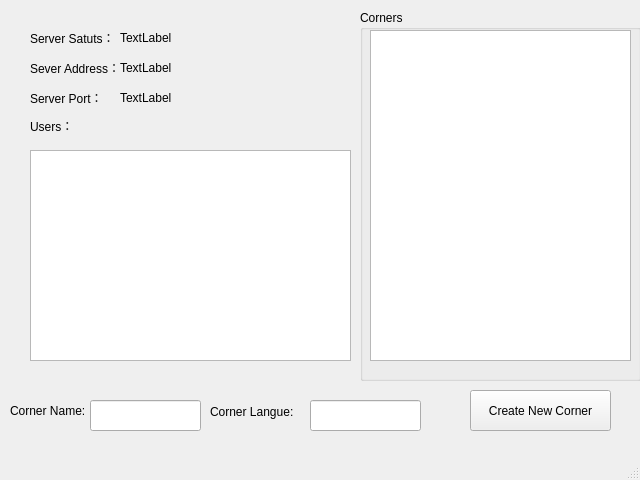
<?xml version="1.0" encoding="UTF-8"?>
<ui version="4.0">
 <class>MainWindow</class>
 <widget class="QMainWindow" name="MainWindow">
  <property name="geometry">
   <rect>
    <x>0</x>
    <y>0</y>
    <width>640</width>
    <height>480</height>
   </rect>
  </property>
  <property name="windowTitle">
   <string>Server</string>
  </property>
  <widget class="QWidget" name="centralwidget">
   <widget class="QPushButton" name="pushButton">
    <property name="geometry">
     <rect>
      <x>470</x>
      <y>390</y>
      <width>141</width>
      <height>41</height>
     </rect>
    </property>
    <property name="text">
     <string>Create New Corner</string>
    </property>
   </widget>
   <widget class="QGroupBox" name="groupBox">
    <property name="geometry">
     <rect>
      <x>360</x>
      <y>10</y>
      <width>281</width>
      <height>371</height>
     </rect>
    </property>
    <property name="title">
     <string>Corners</string>
    </property>
    <widget class="QListWidget" name="listWidget_2">
     <property name="geometry">
      <rect>
       <x>10</x>
       <y>20</y>
       <width>261</width>
       <height>331</height>
      </rect>
     </property>
    </widget>
   </widget>
   <widget class="QLabel" name="label">
    <property name="geometry">
     <rect>
      <x>10</x>
      <y>400</y>
      <width>81</width>
      <height>21</height>
     </rect>
    </property>
    <property name="text">
     <string>Corner Name:</string>
    </property>
   </widget>
   <widget class="QLineEdit" name="lineEdit">
    <property name="geometry">
     <rect>
      <x>90</x>
      <y>400</y>
      <width>111</width>
      <height>31</height>
     </rect>
    </property>
   </widget>
   <widget class="QLabel" name="label_2">
    <property name="geometry">
     <rect>
      <x>210</x>
      <y>402</y>
      <width>91</width>
      <height>20</height>
     </rect>
    </property>
    <property name="text">
     <string>Corner Langue:</string>
    </property>
   </widget>
   <widget class="QLineEdit" name="lineEdit_2">
    <property name="geometry">
     <rect>
      <x>310</x>
      <y>400</y>
      <width>111</width>
      <height>31</height>
     </rect>
    </property>
   </widget>
   <widget class="QLabel" name="label_3">
    <property name="geometry">
     <rect>
      <x>30</x>
      <y>30</y>
      <width>91</width>
      <height>16</height>
     </rect>
    </property>
    <property name="text">
     <string>Server Satuts：</string>
    </property>
   </widget>
   <widget class="QLabel" name="label_4">
    <property name="geometry">
     <rect>
      <x>30</x>
      <y>60</y>
      <width>91</width>
      <height>16</height>
     </rect>
    </property>
    <property name="text">
     <string>Sever Address：</string>
    </property>
   </widget>
   <widget class="QLabel" name="label_5">
    <property name="geometry">
     <rect>
      <x>30</x>
      <y>90</y>
      <width>81</width>
      <height>16</height>
     </rect>
    </property>
    <property name="text">
     <string>Server Port：</string>
    </property>
   </widget>
   <widget class="QLabel" name="label_6">
    <property name="geometry">
     <rect>
      <x>120</x>
      <y>30</y>
      <width>141</width>
      <height>16</height>
     </rect>
    </property>
    <property name="text">
     <string>TextLabel</string>
    </property>
   </widget>
   <widget class="QLabel" name="label_7">
    <property name="geometry">
     <rect>
      <x>120</x>
      <y>60</y>
      <width>141</width>
      <height>16</height>
     </rect>
    </property>
    <property name="text">
     <string>TextLabel</string>
    </property>
   </widget>
   <widget class="QLabel" name="label_8">
    <property name="geometry">
     <rect>
      <x>120</x>
      <y>90</y>
      <width>151</width>
      <height>16</height>
     </rect>
    </property>
    <property name="text">
     <string>TextLabel</string>
    </property>
   </widget>
   <widget class="QLabel" name="label_9">
    <property name="geometry">
     <rect>
      <x>30</x>
      <y>120</y>
      <width>54</width>
      <height>12</height>
     </rect>
    </property>
    <property name="text">
     <string>Users：</string>
    </property>
   </widget>
   <widget class="QListWidget" name="listWidget">
    <property name="geometry">
     <rect>
      <x>30</x>
      <y>150</y>
      <width>321</width>
      <height>211</height>
     </rect>
    </property>
   </widget>
  </widget>
  <widget class="QMenuBar" name="menubar">
   <property name="geometry">
    <rect>
     <x>0</x>
     <y>0</y>
     <width>640</width>
     <height>23</height>
    </rect>
   </property>
  </widget>
  <widget class="QStatusBar" name="statusbar"/>
 </widget>
 <resources/>
 <connections>
  <connection>
   <sender>pushButton</sender>
   <signal>clicked()</signal>
   <receiver>MainWindow</receiver>
   <slot>NewCorner()</slot>
   <hints>
    <hint type="sourcelabel">
     <x>478</x>
     <y>432</y>
    </hint>
    <hint type="destinationlabel">
     <x>439</x>
     <y>416</y>
    </hint>
   </hints>
  </connection>
  <connection>
   <sender>listWidget</sender>
   <signal>itemDoubleClicked(QListWidgetItem*)</signal>
   <receiver>MainWindow</receiver>
   <slot>userForceExit(QListWidgetItem*)</slot>
   <hints>
    <hint type="sourcelabel">
     <x>265</x>
     <y>192</y>
    </hint>
    <hint type="destinationlabel">
     <x>265</x>
     <y>146</y>
    </hint>
   </hints>
  </connection>
  <connection>
   <sender>listWidget_2</sender>
   <signal>itemDoubleClicked(QListWidgetItem*)</signal>
   <receiver>MainWindow</receiver>
   <slot>cornerClose(QListWidgetItem*)</slot>
   <hints>
    <hint type="sourcelabel">
     <x>380</x>
     <y>79</y>
    </hint>
    <hint type="destinationlabel">
     <x>334</x>
     <y>79</y>
    </hint>
   </hints>
  </connection>
 </connections>
 <slots>
  <slot>NewCorner()</slot>
  <slot>userForceExit(QListWidgetItem*)</slot>
  <slot>cornerClose(QListWidgetItem*)</slot>
 </slots>
</ui>
